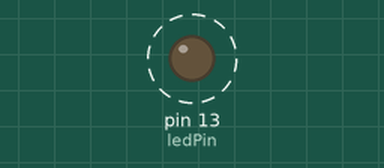
A sketch run on a simulated Arduino Uno, built with avr-gcc and run on an emulated ATmega328P. Shown: output pins drawn as LEDs (lit = HIGH). Dashed ring = blinking.

Above: at 0.5 s.
Timing chart, 0 to 4.6 s (numbered marks = the images above):
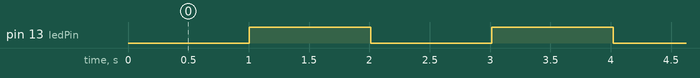

The sketch:

multispeaker.ino
```cpp
int ledPin = 13;
int speakerPin = 3; // Can be either 3 or 11, two PWM outputs connected to Timer 2

void setup()
{
    pinMode(ledPin, OUTPUT);
    digitalWrite(ledPin, HIGH);
}

void playTone(int tone, int duration)
{
  for (long i = 0; i < duration * 1000L; i += tone * 2) {
    digitalWrite(speakerPin, HIGH);
    delayMicroseconds(tone*1);
    digitalWrite(speakerPin, LOW);
    delayMicroseconds(tone*1);
  }
}

void loop()
{
  digitalWrite(ledPin, LOW);
  playTone( 1000, 1000 );
  digitalWrite(ledPin, HIGH);
  playTone( 1900, 1000 );

}
```

Measured:
- by itself, pin 13 (ledPin): alternates HIGH for 1.0 s and LOW for 1.0 s
